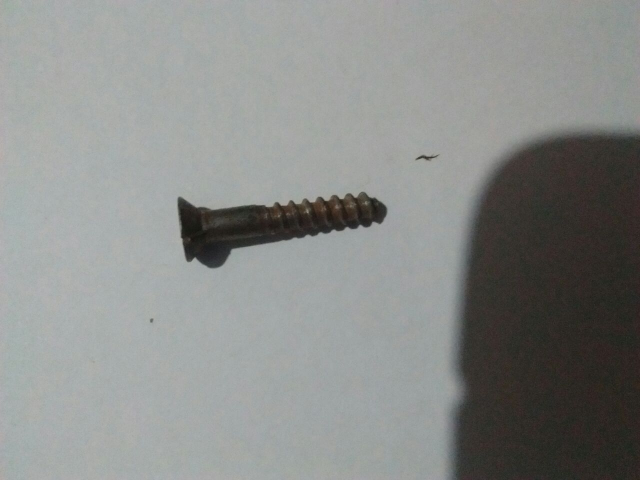
#> input picture training/tornillo/tornillo0.jpeg, 1280 x 960 px (shown at 1/2 size)
$ python -i imageProcessing.py   (imports and definitions only)   (older library calls are emulated)
#> lines starting #> are read from the running program, lines starting #| are printed output that depends on the picture; after the words box and inside, x2 and y2 are one past the last pixel; in counts of white or black regions, pixels touching at a corner belong together
#> further down, picture is the input picture: shape (960, 1280, 3); mean B, G, R 137.6, 139.8, 137.6
# Image as input and features array as output

import cv2
import numpy as np
import os
import math

def imageProcessing(image):
    # Steps to process the image
    preImage = preprocessing(image)
    features = featureExtraction(preImage)
    return features

def preprocessing(image):
    # Gaussian filter applied
    blurImage = cv2.GaussianBlur(image,(5,5),0)
    # Convert to grayscale
    grayImage = cv2.cvtColor(blurImage, cv2.COLOR_BGR2GRAY)
    # Reduce image's size
    imageScaleFactor = 0.5
    preimage = cv2.resize(grayImage, None, fx= imageScaleFactor, fy= imageScaleFactor,
        interpolation= cv2.INTER_LINEAR)
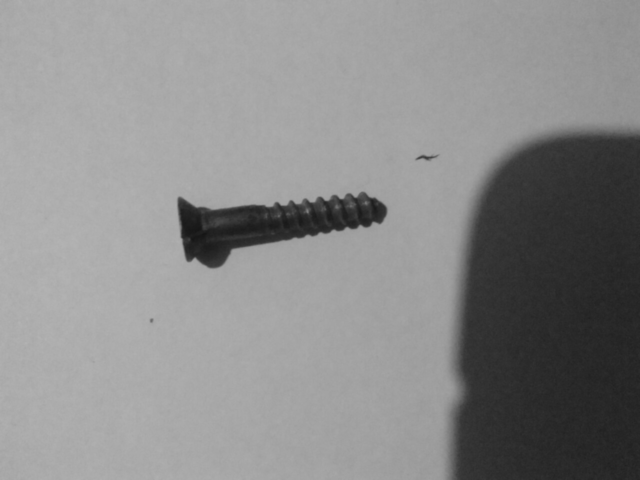
#> preimage: shape (480, 640); min 21, max 180, mean 139
    image = preimage
    # Binary image, black and white
    ret,binaryImage = cv2.threshold(preimage,70,255,cv2.THRESH_BINARY_INV)
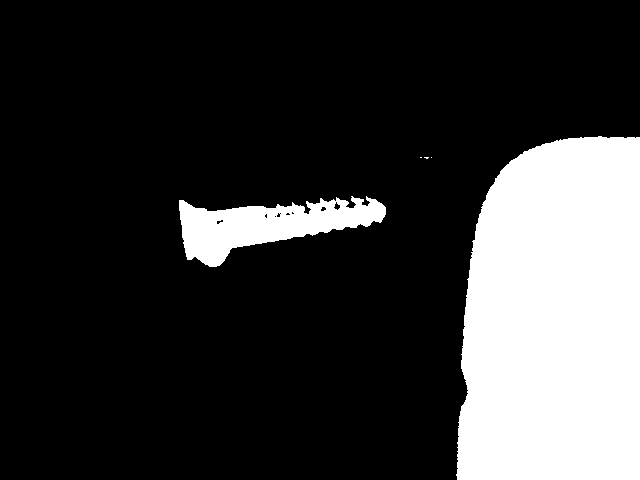
#> binaryImage: shape (480, 640); 20.9% white; 5 white regions (3 under 20 px), largest, box (x1, y1, x2, y2) and area: (456, 136, 640, 480) 56949, (179, 196, 386, 267) 7345
    # Opening. Morphological transformation to clean the image
    #binaryImage = cv2.morphologyEx(binaryImage, cv2.MORPH_OPEN, (5,5))
    # Dilate the image to get cleaner contours
    kernel = np.ones((10,10),np.uint8)
    contourBinaryImage = cv2.dilate(binaryImage,kernel,iterations = 1)
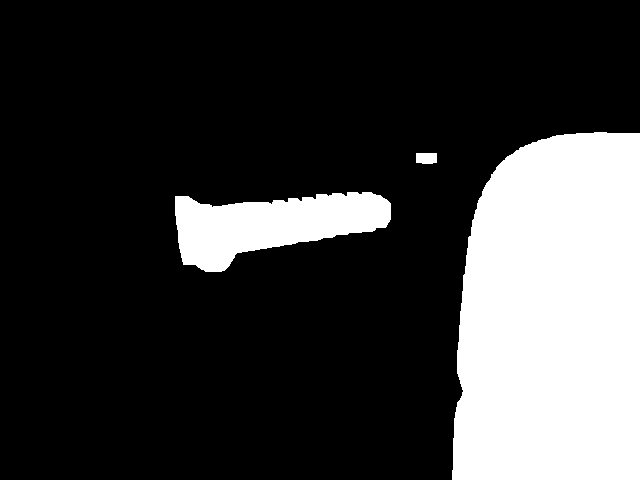
#> contourBinaryImage: shape (480, 640); 22.8% white; 3 white regions
    # Get contours
    im, contours, hierarchy = cv2.findContours(contourBinaryImage,cv2.RETR_EXTERNAL,cv2.CHAIN_APPROX_SIMPLE)
#> contours = 3 contours; box (x1, y1, x2, y2) and area: (452, 132, 640, 480) 58707, (175, 192, 391, 272) 10196, (416, 153, 437, 164) 191
    cnt = contours[0]
#> cnt = contour of 163 points, box (x1, y1, x2, y2) (175, 192, 391, 272), area 10196
    # x,y,w,h = cv2.boundingRect(cnt)
    # preimage = cv2.rectangle(preimage,(x,y),(x+w,y+h),(0,255,0),2)
    # Get rectangule of smaller area and its edges
    rect = cv2.minAreaRect(cnt)
#> rect = ((283, 231.5), (215.2, 76.05), -1.33)
    box = cv2.boxPoints(rect)
#> box = [[176.3, 272], [174.6, 196], [389.7, 191], [391.5, 267]]
    box = np.int0(box)
#> box = [[176, 272], [174, 196], [389, 191], [391, 267]]
    # im = cv2.drawContours(preimage,[box],0,(0,0,255),2)
    #preimage = preimage[[box]]
    preimage = cv2.cvtColor(preimage ,cv2.COLOR_GRAY2BGR)
#> preimage: shape (480, 640, 3)
    # preimage = cv2.drawContours(preimage, contours,-1, (250,0,0), 2)
    # Get angel to rotate
    angle = rect[2]
#> angle = -1.33
    if angle < -45:
        angle = angle - 90
    rows, cols, ch = preimage.shape
#> rows = 480; cols = 640; ch = 3
    M = cv2.getRotationMatrix2D((cols/2,rows/2),angle,1)
#> M = [[1, -0.0232, 5.67], [0.0232, 1, -7.37]]
    preimage = cv2.warpAffine(preimage, M, (cols,rows))
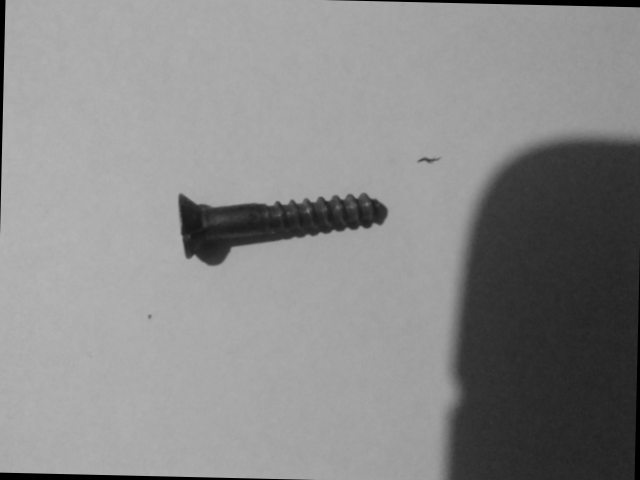
#> preimage: shape (480, 640, 3); min 0, max 179, mean 137.5

    # Rotate binary image in the same angle
    rows, cols= contourBinaryImage.shape
    M = cv2.getRotationMatrix2D((cols/2,rows/2),angle,1)
    contourBinaryImage = cv2.warpAffine(contourBinaryImage, M, (cols,rows))
    # Find contours of the binary image
    im, contours, hierarchy = cv2.findContours(contourBinaryImage,cv2.RETR_EXTERNAL,cv2.CHAIN_APPROX_SIMPLE)
#> contours = 3 contours; box (x1, y1, x2, y2) and area: (446, 138, 640, 480) 57982, (175, 192, 392, 270) 10504, (417, 155, 439, 167) 222
    # Get minumum area rectangle
    cnt = contours[0]
#> cnt = contour of 170 points, box (x1, y1, x2, y2) (175, 192, 392, 270), area 10504
    rect = cv2.minAreaRect(cnt)
#> rect = ((283, 230.5), (77, 216), -90)
    box = cv2.boxPoints(rect)
#> box = [[391, 269], [175, 269], [175, 192], [391, 192]]
    # Cut image to paste in white image with given size
    preimage = preimage[int(box[1][1]):int(box[0][1]), int(box[0][0]):int(box[2][0])]
#> preimage = empty array
    ret,whiteImage = cv2.threshold(image,255,255,cv2.THRESH_BINARY_INV)
#> whiteImage: shape (480, 640); every value is 255
#> (the run stopped early here; a loop or call above may not have finished)

$ run again, on training/tornillo/tornillo1.jpeg
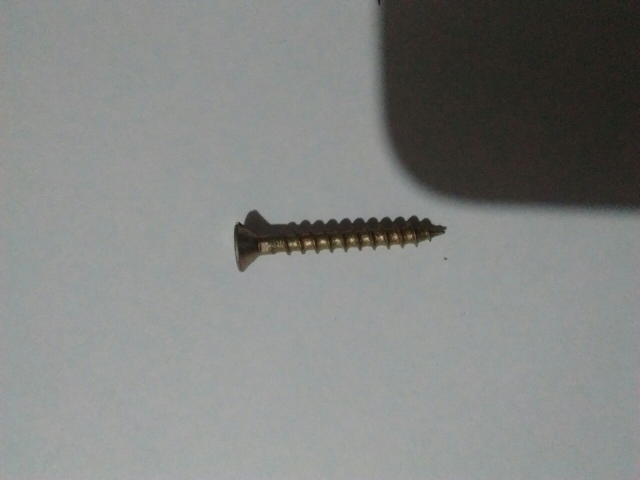
#> input picture training/tornillo/tornillo1.jpeg, 1280 x 960 px (shown at 1/2 size)
#> picture is the input picture: shape (960, 1280, 3); mean B, G, R 130, 131.8, 129.8
#> in preprocessing, `ret,binaryImage = cv2.threshold(preimage,70,255,cv2.THRESH_BINARY_INV)`:
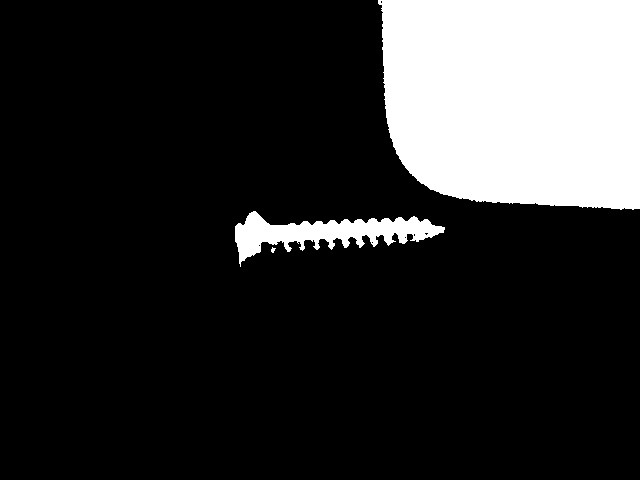
#> binaryImage: shape (480, 640); 17.9% white; 3 white regions (1 under 20 px), largest, box (x1, y1, x2, y2) and area: (378, 0, 640, 210) 50363, (235, 211, 445, 267) 4607
#> in preprocessing, `im, contours, hierarchy = cv2.findContours(contourBinaryImage,cv2.RETR..`: contours = 2 contours; box (x1, y1, x2, y2) and area: (374, 0, 640, 215) 52179, (231, 207, 450, 272) 8018
#> in preprocessing, `cnt = contours[0]`: cnt = contour of 130 points, box (x1, y1, x2, y2) (231, 207, 450, 272), area 8018
#> in preprocessing, `rect = cv2.minAreaRect(cnt)`: rect = ((338.8, 226.1), (219.1, 62.82), -7.98)
#> in preprocessing, `box = cv2.boxPoints(rect)`: box = [[234.7, 272.4], [226, 210.2], [442.9, 179.8], [451.7, 242]]
#> in preprocessing, `box = np.int0(box)`: box = [[234, 272], [225, 210], [442, 179], [451, 242]]
#> angle = -7.98
#> M = [[0.99, -0.139, 36.43], [0.139, 0.99, -42.12]]
#> in preprocessing, `contourBinaryImage = cv2.warpAffine(contourBinaryImage, M, (cols,rows))`:
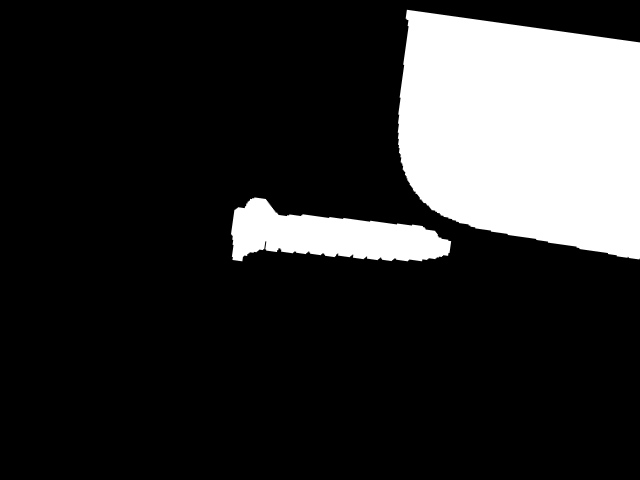
#> contourBinaryImage: shape (480, 640); min 0, max 255, mean 47.8
#> in preprocessing, `im, contours, hierarchy = cv2.findContours(contourBinaryImage,cv2.RETR..`: contours = 2 contours; box (x1, y1, x2, y2) and area: (397, 9, 640, 260) 49202, (230, 197, 452, 262) 8327
#> in preprocessing, `cnt = contours[0]`: cnt = contour of 241 points, box (x1, y1, x2, y2) (230, 197, 452, 262), area 8327
#> in preprocessing, `rect = cv2.minAreaRect(cnt)`: rect = ((340.5, 229), (64, 221), -90)
#> in preprocessing, `box = cv2.boxPoints(rect)`: box = [[451, 261], [230, 261], [230, 197], [451, 197]]
#> in preprocessing, `preimage = preimage[int(box[1][1]):int(box[0][1]), int(box[0][0]):int(..`: preimage = empty array
#> whiteImage: shape (480, 640); every value is 255

$ run again, on training/tornillo/tornillo2.jpeg
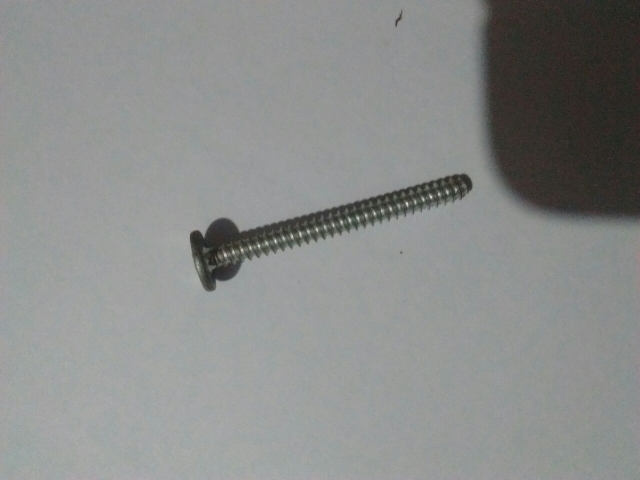
#> input picture training/tornillo/tornillo2.jpeg, 1280 x 960 px (shown at 1/2 size)
#> picture is the input picture: shape (960, 1280, 3); mean B, G, R 138.9, 140.1, 138.4
#> in preprocessing, `ret,binaryImage = cv2.threshold(preimage,70,255,cv2.THRESH_BINARY_INV)`:
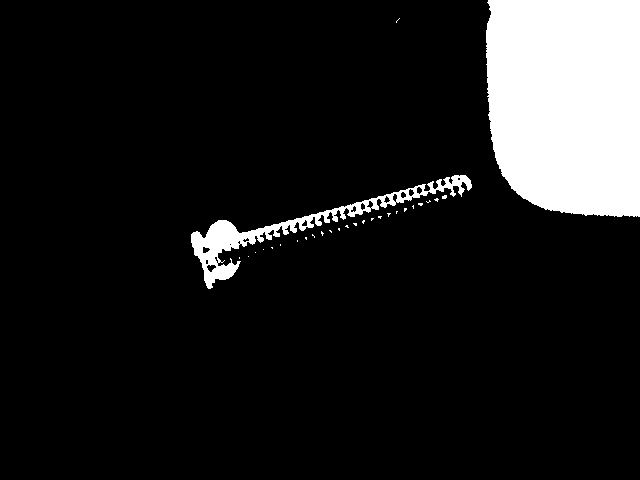
#> binaryImage: shape (480, 640); 11.5% white; 28 white regions (26 under 20 px), largest, box (x1, y1, x2, y2) and area: (486, 0, 640, 217) 30946, (191, 175, 472, 289) 4134
#> in preprocessing, `im, contours, hierarchy = cv2.findContours(contourBinaryImage,cv2.RETR..`: contours = 3 contours; box (x1, y1, x2, y2) and area: (482, 0, 640, 222) 32364, (187, 171, 477, 294) 10658, (392, 14, 405, 28) 144
#> in preprocessing, `cnt = contours[0]`: cnt = contour of 261 points, box (x1, y1, x2, y2) (187, 171, 477, 294), area 10658
#> in preprocessing, `rect = cv2.minAreaRect(cnt)`: rect = ((330.5, 212), (296.2, 72.64), -20.13)
#> in preprocessing, `box = cv2.boxPoints(rect)`: box = [[203.9, 297.1], [178.9, 228.8], [457, 126.9], [482, 195.1]]
#> in preprocessing, `box = np.int0(box)`: box = [[203, 297], [178, 228], [457, 126], [482, 195]]
#> angle = -20.13
#> M = [[0.939, -0.344, 102.1], [0.344, 0.939, -95.47]]
#> in preprocessing, `contourBinaryImage = cv2.warpAffine(contourBinaryImage, M, (cols,rows))`:
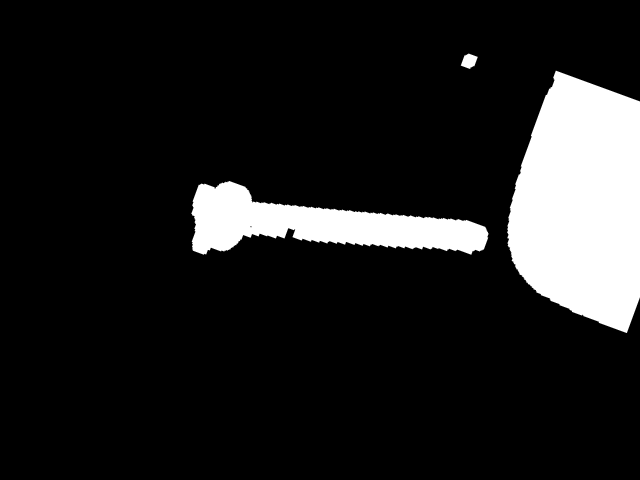
#> contourBinaryImage: shape (480, 640); min 0, max 255, mean 31.3
#> in preprocessing, `im, contours, hierarchy = cv2.findContours(contourBinaryImage,cv2.RETR..`: contours = 3 contours; box (x1, y1, x2, y2) and area: (507, 70, 640, 333) 26458, (191, 181, 489, 255) 11072, (460, 53, 478, 69) 170
#> in preprocessing, `cnt = contours[0]`: cnt = contour of 508 points, box (x1, y1, x2, y2) (191, 181, 489, 255), area 11072
#> in preprocessing, `rect = cv2.minAreaRect(cnt)`: rect = ((339.5, 217.5), (73, 297), -90)
#> in preprocessing, `box = cv2.boxPoints(rect)`: box = [[488, 254], [191, 254], [191, 181], [488, 181]]
#> in preprocessing, `preimage = preimage[int(box[1][1]):int(box[0][1]), int(box[0][0]):int(..`: preimage = empty array
#> whiteImage: shape (480, 640); every value is 255

$ run again, on training/tornillo/tornillo3.jpeg
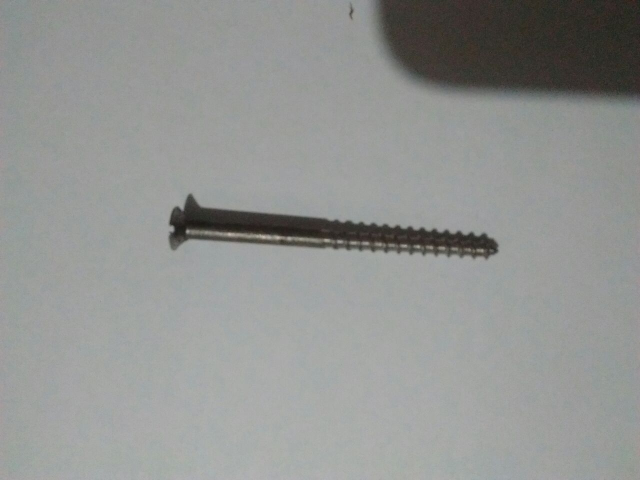
#> input picture training/tornillo/tornillo3.jpeg, 1280 x 960 px (shown at 1/2 size)
#> picture is the input picture: shape (960, 1280, 3); mean B, G, R 146.1, 148.1, 146.4
#> in preprocessing, `ret,binaryImage = cv2.threshold(preimage,70,255,cv2.THRESH_BINARY_INV)`:
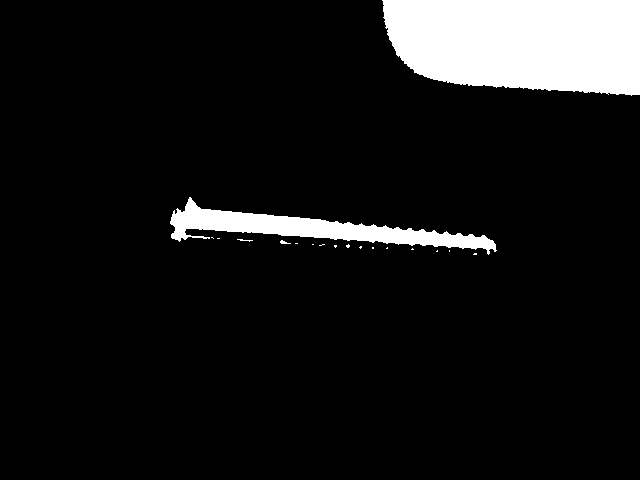
#> binaryImage: shape (480, 640); 8.9% white; 18 white regions (14 under 20 px), largest, box (x1, y1, x2, y2) and area: (382, 0, 640, 96) 21471, (170, 197, 497, 255) 5809, (280, 240, 291, 244) 24, (237, 239, 253, 242) 20
#> in preprocessing, `im, contours, hierarchy = cv2.findContours(contourBinaryImage,cv2.RETR..`: contours = 2 contours; box (x1, y1, x2, y2) and area: (378, 0, 640, 101) 22918, (166, 193, 502, 260) 10836
#> in preprocessing, `cnt = contours[0]`: cnt = contour of 201 points, box (x1, y1, x2, y2) (166, 193, 502, 260), area 10836
#> in preprocessing, `rect = cv2.minAreaRect(cnt)`: rect = ((333.9, 226.1), (53.83, 336.4), -87.47)
#> in preprocessing, `box = cv2.boxPoints(rect)`: box = [[500.8, 260.4], [164.7, 245.5], [167.1, 191.8], [503.1, 206.6]]
#> in preprocessing, `box = np.int0(box)`: box = [[500, 260], [164, 245], [167, 191], [503, 206]]
#> in preprocessing, `angle = rect[2]`: angle = -87.47
#> in preprocessing, `angle = angle - 90`: angle = -177.5
#> M = [[-0.999, -0.0442, 650.3], [0.0442, -0.999, 465.6]]
#> in preprocessing, `contourBinaryImage = cv2.warpAffine(contourBinaryImage, M, (cols,rows))`:
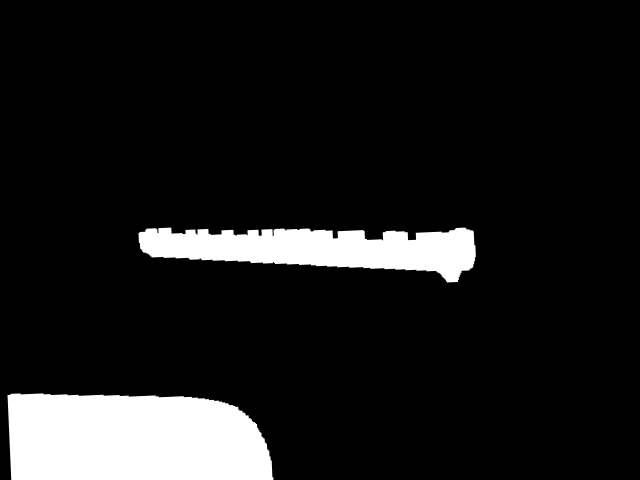
#> contourBinaryImage: shape (480, 640); min 0, max 255, mean 26.7
#> in preprocessing, `im, contours, hierarchy = cv2.findContours(contourBinaryImage,cv2.RETR..`: contours = 2 contours; box (x1, y1, x2, y2) and area: (7, 393, 274, 480) 20760, (138, 227, 476, 283) 11304
#> in preprocessing, `cnt = contours[0]`: cnt = contour of 115 points, box (x1, y1, x2, y2) (7, 393, 274, 480), area 20760
#> in preprocessing, `rect = cv2.minAreaRect(cnt)`: rect = ((140, 436), (86, 266), -90)
#> in preprocessing, `box = cv2.boxPoints(rect)`: box = [[273, 479], [7, 479], [7, 393], [273, 393]]
#> in preprocessing, `preimage = preimage[int(box[1][1]):int(box[0][1]), int(box[0][0]):int(..`: preimage = empty array
#> whiteImage: shape (480, 640); every value is 255
